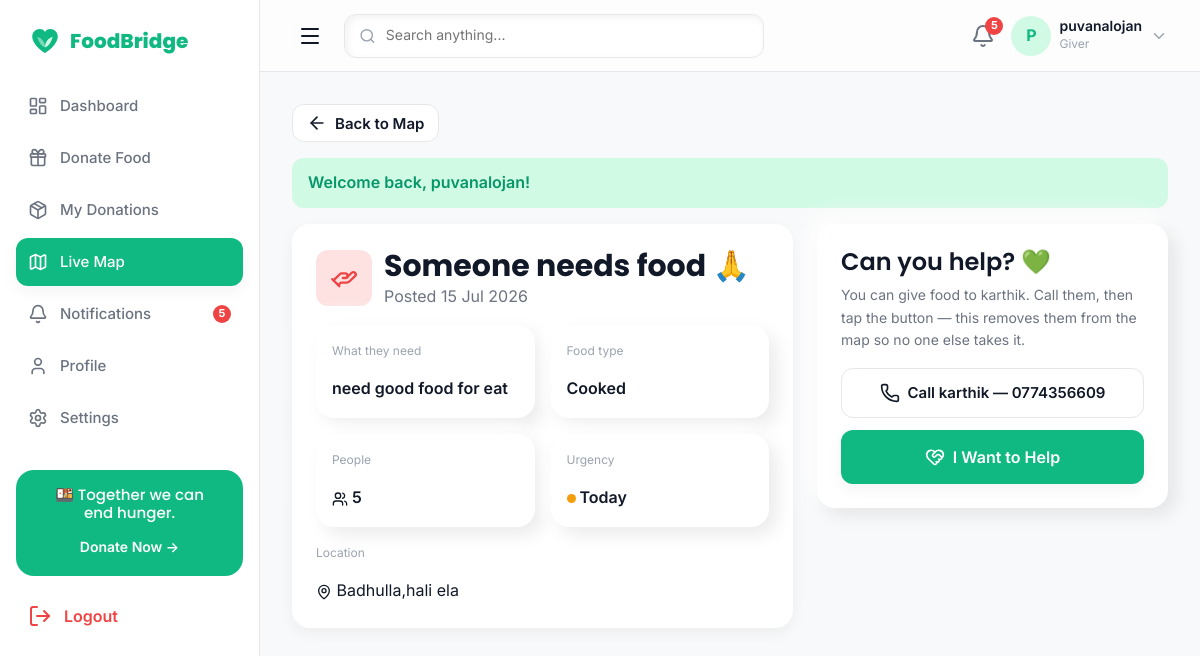
Screenshot of /help-request.php?id=22 (signed in) with the database file from the repository.
### tables this page shows
CREATE TABLE `users` (
  `id` int(11) NOT NULL,
  `name` varchar(120) NOT NULL,
  `email` varchar(160) NOT NULL,
  `phone` varchar(20) NOT NULL,
  `password_hash` varchar(255) NOT NULL,
  `role` enum('admin','giver','receiver','volunteer') NOT NULL DEFAULT 'giver',
  `location` varchar(180) DEFAULT NULL,
  `latitude` decimal(10,7) DEFAULT NULL,
  `longitude` decimal(10,7) DEFAULT NULL,
  `avatar` varchar(255) DEFAULT NULL,
  `language` enum('en','ta','si') NOT NULL DEFAULT 'en',
  `status` enum('active','blocked','pending') NOT NULL DEFAULT 'active',
  `created_at` timestamp NOT NULL DEFAULT current_timestamp()
);

CREATE TABLE `requests` (
  `id` int(11) NOT NULL,
  `receiver_id` int(11) NOT NULL,
  `food_post_id` int(11) DEFAULT NULL,
  `volunteer_id` int(11) DEFAULT NULL,
  `food_type` enum('cooked','groceries','vegetables','fruits','other') NOT NULL DEFAULT 'other',
  `description` varchar(255) NOT NULL,
  `people_count` int(11) DEFAULT 1,
  `location` varchar(180) DEFAULT NULL,
  `latitude` decimal(10,7) DEFAULT NULL,
  `longitude` decimal(10,7) DEFAULT NULL,
  `urgency` enum('urgent','today','anytime') NOT NULL DEFAULT 'today',
  `status` enum('pending','approved','assigned','delivered','rejected') NOT NULL DEFAULT 'pending',
  `created_at` timestamp NOT NULL DEFAULT current_timestamp()
);

### includes/queries.php (called while the page is built, shortened)
<?php
function unread_notifications(int $userId): int
{
    global $conn;
    $stmt = $conn->prepare('SELECT COUNT(*) c FROM notifications WHERE user_id = ? AND is_read = 0');
    $stmt->bind_param('i', $userId);
    $stmt->execute();
    return (int) $stmt->get_result()->fetch_assoc()['c'];
}

### includes/auth.php (called while the page is built, shortened)
<?php
function is_logged_in(): bool
{
    return !empty($_SESSION['user_id']);
}
function current_user(): ?array
{
    static $cached = null;
    if ($cached !== null) {
        return $cached ?: null;
    }
    global $conn;
    $stmt = $conn->prepare('SELECT * FROM users WHERE id = ? LIMIT 1');
    $stmt->bind_param('i', $_SESSION['user_id']);
    $stmt->execute();
    $user = $stmt->get_result()->fetch_assoc();
    $cached = $user ?: false;
    return $user ?: null;
}

### help-request.php (the view, shortened to what this page needs)
<?php
require_once __DIR__ . '/includes/config.php';
require_once __DIR__ . '/includes/queries.php';
$u   = current_user();
$id = (int) ($_GET['id'] ?? 0);
$stmt = $conn->prepare(
    'SELECT r.*, u.name AS requester, u.phone AS req_phone
     FROM requests r JOIN users u ON u.id = r.receiver_id
     WHERE r.id = ? LIMIT 1'
);
$stmt->bind_param('i', $id);
$stmt->execute();
$req = $stmt->get_result()->fetch_assoc();
$isOpen    = in_array($req['status'], ['pending', 'approved'], true);
$urgencyMeta = [
    'urgent'  => ['Very Urgent', 'var(--fb-danger)'],
    'today'   => ['Today',       'var(--fb-warning)'],
    'anytime' => ['Anytime',     'var(--fb-success)'],
];
[$uLabel, $uDot] = $urgencyMeta[$req['urgency']] ?? $urgencyMeta['today'];
require __DIR__ . '/includes/head.php';
?>
<body>
<div class="fb-layout">
  <?php require __DIR__ . '/includes/sidebar.php'; ?>
  <div class="fb-main">
    <?php require __DIR__ . '/includes/topbar.php'; ?>
    <main class="fb-content fb-anim-fade">
      <button onclick="history.back()" class="fb-btn fb-btn-secondary fb-mb-4" style="padding:8px 14px;">
        <i data-lucide="arrow-left"></i> Back to Map
      </button>
      <?= render_flash() ?>
      <div class="row g-4">
        <div class="col-lg-7">
          <div class="fb-panel">
            <div class="fb-flex fb-items-center fb-gap-3 fb-mb-4">
              <div class="fb-list-thumb" style="background:#FEE2E2;color:var(--fb-danger);width:56px;height:56px;">
                <i data-lucide="hand-helping" style="width:28px;height:28px;"></i>
              </div>
              <div>
                <h3 class="fb-mb-0">Someone needs food 🙏</h3>
                <p class="fb-text-secondary fb-mb-0">Posted <?= time_ago($req['created_at']) ?></p>
              </div>
            </div>
            <div class="fb-grid fb-grid-2" style="gap:16px;">
              <div class="fb-neu-card" style="padding:16px;">
                <p class="fb-caption fb-text-muted fb-mb-1">What they need</p>
                <p class="fb-fw-600 fb-mb-0"><?= e($req['description']) ?></p>
              </div>
              <div class="fb-neu-card" style="padding:16px;">
                <p class="fb-caption fb-text-muted fb-mb-1">Food type</p>
                <p class="fb-fw-600 fb-mb-0"><?= ucfirst($req['food_type']) ?></p>
              </div>
              <div class="fb-neu-card" style="padding:16px;">
                <p class="fb-caption fb-text-muted fb-mb-1">People</p>
                <p class="fb-fw-600 fb-mb-0"><i data-lucide="users" style="width:16px;height:16px;"></i> <?= (int) $req['people_count'] ?></p>
              </div>
              <div class="fb-neu-card" style="padding:16px;">
                <p class="fb-caption fb-text-muted fb-mb-1">Urgency</p>
                <p class="fb-fw-600 fb-mb-0">
                  <span style="display:inline-block;width:9px;height:9px;border-radius:50%;background:<?= $uDot ?>;"></span>
                  <?= $uLabel ?>
                </p>
              </div>
            </div>
            <div class="fb-mt-4">
              <p class="fb-caption fb-text-muted fb-mb-1">Location</p>
              <p class="fb-mb-0"><i data-lucide="map-pin" style="width:16px;height:16px;"></i> <?= e($req['location'] ?: 'Not given') ?></p>
            </div>
          </div>
        </div>
        <div class="col-lg-5">
          <div class="fb-neu-card">
            <?php if ($isOpen): ?>
              <h4 class="fb-mb-2">Can you help? 💚</h4>
              <p class="fb-text-secondary fb-small fb-mb-4">
                You can give food to <?= e($req['requester']) ?>. Call them, then tap the button —
                this removes them from the map so no one else takes it.
              </p>
              <a href="tel:<?= e($req['req_phone']) ?>" class="fb-btn fb-btn-secondary fb-mb-3" style="width:100%;">
                <i data-lucide="phone"></i> Call <?= e($req['requester']) ?> — <?= e($req['req_phone']) ?>
              </a>
              <form method="post">
                <button type="submit" name="offer_help" class="fb-btn fb-btn-primary fb-btn-lg" style="width:100%;">
                  <i data-lucide="heart-handshake"></i> I Want to Help
                </button>
              </form>
            <?php endif; ?>
          </div>
        </div>
      </div>
    </main>
  </div>
</div>
</body>
</html>

### includes/topbar.php
<?php
$u = current_user();
$unread = function_exists('unread_notifications') ? unread_notifications((int) $_SESSION['user_id']) : 0;
$roleLabel = ucfirst($u['role'] ?? 'User');
?>
<header class="fb-topbar">
  <button class="fb-nav-toggle" id="fbSidebarToggle" aria-label="Open menu" style="display:inline-flex;">
    <i data-lucide="menu"></i>
  </button>
  <div class="fb-search fb-neu-search fb-flex fb-items-center fb-gap-2" style="padding:0 14px;height:44px;">
    <i data-lucide="search" style="width:18px;height:18px;color:var(--fb-text-muted);"></i>
    <input type="text" placeholder="Search anything..."
           style="border:none;background:transparent;outline:none;width:100%;font-size:14px;color:var(--fb-text);">
  </div>
  <div class="fb-flex fb-items-center fb-gap-4" style="margin-left:auto;">
    <a href="<?= url('notifications.php') ?>" class="fb-relative" aria-label="Notifications">
      <i data-lucide="bell" style="width:24px;height:24px;color:var(--fb-text-secondary);"></i>
      <?php if ($unread > 0): ?>
        <span class="fb-dot" style="position:absolute;top:-6px;right:-8px;"><?= $unread ?></span>
      <?php endif; ?>
    </a>
    <div class="fb-user-chip">
      <div class="fb-avatar fb-flex fb-items-center fb-justify-center" style="color:var(--fb-primary);font-weight:700;">
        <?= e(strtoupper(substr($u['name'] ?? 'U', 0, 1))) ?>
      </div>
      <div class="d-none d-sm-block">
        <div class="fb-fw-600" style="font-size:14px;line-height:1.1;"><?= e($u['name'] ?? 'User') ?></div>
        <div class="fb-caption"><?= e($roleLabel) ?></div>
      </div>
      <i data-lucide="chevron-down" style="width:18px;height:18px;color:var(--fb-text-muted);"></i>
    </div>
  </div>
</header>

### assets/css/theme.css (style rules this page uses)
:root { --fb-primary: #10B981; --fb-primary-hover: #059669; --fb-primary-light: #D1FAE5; --fb-bg: #F8F9FA; --fb-surface: #FFFFFF; --fb-text: #111827; --fb-text-secondary: #6B7280; --fb-text-muted: #9CA3AF; --fb-border: #E5E7EB; --fb-success: #22C55E; --fb-warning: #F59E0B; --fb-danger: #EF4444; --fb-info: #3B82F6; --fb-green-soft: #D1FAE5; --fb-orange-soft: #FEF3C7; --fb-blue-soft: #DBEAFE; --fb-purple-soft: #EDE9FE; --fb-purple: #8B5CF6; --fb-space-1: 4px; --fb-space-2: 8px; --fb-space-3: 12px; --fb-space-4: 16px; --fb-space-6: 24px; --fb-space-8: 32px; --fb-space-12: 48px; --fb-space-16: 64px; --fb-radius-sm: 8px; --fb-radius-md: 12px; --fb-radius-lg: 18px; --fb-radius-xl: 24px; --fb-radius-pill: 999px; --fb-shadow-sm: 0 5px 15px rgba(0,0,0,.05); --fb-shadow-md: 0 10px 30px rgba(0,0,0,.08); --fb-shadow-lg: 0 20px 45px rgba(0,0,0,.12); --fb-glass-bg: rgba(255,255,255,.65); --fb-glass-border: rgba(255,255,255,.35); --fb-glass-blur: 18px; --fb-neu-dark: 8px 8px 18px rgba(0,0,0,.08); --fb-neu-light: -8px -8px 18px rgba(255,255,255,.95); --fb-font-heading: 'Poppins', system-ui, -apple-system, sans-serif; --fb-font-body: 'Inter', system-ui, -apple-system, sans-serif; --fb-transition: 0.3s ease; }
* { box-sizing: border-box; }
html, body { margin: 0; padding: 0; }
body { font-family: var(--fb-font-body); font-size: 16px; font-weight: 400; color: var(--fb-text); background-color: var(--fb-bg); line-height: 1.6; -webkit-font-smoothing: antialiased; }
h1, h2, h3, h4, h5, h6 { font-family: var(--fb-font-heading); color: var(--fb-text); margin: 0 0 var(--fb-space-4); line-height: 1.2; }
h3 { font-size: 30px; font-weight: 700; }
h4 { font-size: 24px; font-weight: 600; }
p { margin: 0 0 var(--fb-space-4); }
a { color: var(--fb-primary); text-decoration: none; transition: color var(--fb-transition); }
small, .fb-small { font-size: 14px; }
.fb-caption { font-size: 12px; color: var(--fb-text-muted); }
.fb-text-secondary { color: var(--fb-text-secondary); }
.fb-text-muted { color: var(--fb-text-muted); }

### assets/css/neumorphism.css (style rules this page uses)
.fb-neu-card { background: var(--fb-surface); border-radius: var(--fb-radius-lg); padding: var(--fb-space-6); box-shadow: var(--fb-neu-dark), var(--fb-neu-light); transition: transform var(--fb-transition), box-shadow var(--fb-transition); }
.fb-neu-search { background: var(--fb-surface); border-radius: var(--fb-radius-md); box-shadow: inset 3px 3px 8px rgba(0,0,0,.05), inset -3px -3px 8px rgba(255,255,255,.9); border: 1px solid var(--fb-border); }

### assets/css/components.css (style rules this page uses)
.fb-btn { display: inline-flex; align-items: center; justify-content: center; gap: var(--fb-space-2); font-family: var(--fb-font-body); font-weight: 600; font-size: 15px; line-height: 1; padding: 14px 22px; border-radius: var(--fb-radius-md); border: 1px solid transparent; cursor: pointer; transition: transform var(--fb-transition), box-shadow var(--fb-transition), background var(--fb-transition); text-decoration: none; }
.fb-btn i, .fb-btn svg { width: 20px; height: 20px; }
.fb-btn-primary { background: var(--fb-primary); color: #fff; box-shadow: var(--fb-shadow-sm); }
.fb-btn-secondary { background: var(--fb-surface); color: var(--fb-text); border: 1px solid var(--fb-border); }
.fb-btn-lg { padding: 16px 28px; font-size: 16px; }
.fb-dot { display: inline-flex; align-items: center; justify-content: center; min-width: 18px; height: 18px; padding: 0 5px; font-size: 11px; font-weight: 700; color: #fff; background: var(--fb-danger); border-radius: var(--fb-radius-pill); }
.fb-list-thumb { width: 44px; height: 44px; border-radius: var(--fb-radius-md); background: var(--fb-primary-light); color: var(--fb-primary); display: flex; align-items: center; justify-content: center; flex-shrink: 0; }

### assets/css/dashboard.css (style rules this page uses)
.fb-panel { background: var(--fb-surface); border-radius: var(--fb-radius-lg); box-shadow: var(--fb-shadow-sm); padding: var(--fb-space-6); }

### assets/css/animations.css (style rules this page uses)
.fb-anim-fade { animation: fbFadeIn .3s ease both; }

### assets/css/utilities.css (style rules this page uses)
.fb-flex { display: flex; }
.fb-items-center { align-items: center; }
.fb-justify-center { justify-content: center; }
.fb-gap-2 { gap: var(--fb-space-2); }
.fb-gap-3 { gap: var(--fb-space-3); }
.fb-gap-4 { gap: var(--fb-space-4); }
.fb-fw-600 { font-weight: 600; }
.fb-mt-4 { margin-top: var(--fb-space-4); }
.fb-mb-2 { margin-bottom: var(--fb-space-2); }
.fb-mb-3 { margin-bottom: var(--fb-space-3); }
.fb-mb-4 { margin-bottom: var(--fb-space-4); }
.fb-mb-0 { margin-bottom: 0; }
.fb-relative { position: relative; }

### rows the page displays
users: name "P", name "puvanalojan", role "Giver"
requests: created_at "15 Jul 2026", description "need good food for eat", food_type "Cooked", people_count "5", location "Badhulla,hali ela", receiver.name "karthik", receiver.phone "0774356609"

### other values shown
$label "Dashboard"
$label "Donate Food"
$label "My Donations"
$label "Live Map"
$label "Notifications"
$unread "5"
$label "Profile"
$label "Settings"
$flash['message'] "Welcome back, puvanalojan!"
$uLabel "Today"
